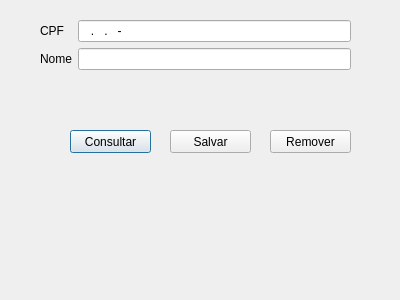
<?xml version="1.0" encoding="UTF-8"?>
<ui version="4.0">
 <class>ConsCliente</class>
 <widget class="QDialog" name="ConsCliente">
  <property name="geometry">
   <rect>
    <x>0</x>
    <y>0</y>
    <width>400</width>
    <height>300</height>
   </rect>
  </property>
  <property name="windowTitle">
   <string>Dialog</string>
  </property>
  <widget class="QWidget" name="formLayoutWidget">
   <property name="geometry">
    <rect>
     <x>40</x>
     <y>20</y>
     <width>311</width>
     <height>71</height>
    </rect>
   </property>
   <layout class="QFormLayout" name="formLayout">
    <item row="2" column="0">
     <widget class="QLabel" name="label">
      <property name="text">
       <string>Nome</string>
      </property>
     </widget>
    </item>
    <item row="2" column="1">
     <widget class="QLineEdit" name="lineEdit"/>
    </item>
    <item row="0" column="1">
     <widget class="QLineEdit" name="lineEdit_2">
      <property name="inputMask">
       <string>999.999.999-99</string>
      </property>
     </widget>
    </item>
    <item row="0" column="0">
     <widget class="QLabel" name="label_2">
      <property name="text">
       <string>CPF</string>
      </property>
     </widget>
    </item>
   </layout>
  </widget>
  <widget class="QPushButton" name="pushButton">
   <property name="geometry">
    <rect>
     <x>70</x>
     <y>130</y>
     <width>81</width>
     <height>23</height>
    </rect>
   </property>
   <property name="text">
    <string>Consultar</string>
   </property>
  </widget>
  <widget class="QPushButton" name="pushButton_2">
   <property name="geometry">
    <rect>
     <x>170</x>
     <y>130</y>
     <width>81</width>
     <height>23</height>
    </rect>
   </property>
   <property name="text">
    <string>Salvar</string>
   </property>
  </widget>
  <widget class="QPushButton" name="pushButton_3">
   <property name="geometry">
    <rect>
     <x>270</x>
     <y>130</y>
     <width>81</width>
     <height>23</height>
    </rect>
   </property>
   <property name="text">
    <string>Remover</string>
   </property>
  </widget>
 </widget>
 <resources/>
 <connections/>
</ui>
